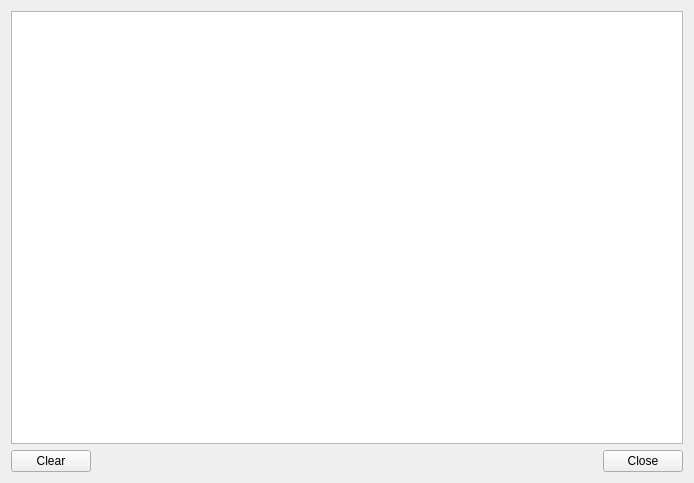
<?xml version="1.0" encoding="UTF-8"?>
<ui version="4.0">
 <class>LogWindow</class>
 <widget class="QWidget" name="logWindow">
  <property name="geometry">
   <rect>
    <x>0</x>
    <y>0</y>
    <width>694</width>
    <height>483</height>
   </rect>
  </property>
  <property name="windowTitle">
   <string>Log Window</string>
  </property>
  <layout class="QVBoxLayout" name="verticalLayout">
   <item>
    <widget class="QPlainTextEdit" name="plainTextEdit">
     <property name="readOnly">
      <bool>true</bool>
     </property>
    </widget>
   </item>
   <item>
    <layout class="QHBoxLayout" name="horizontalLayout">
     <item>
      <widget class="QPushButton" name="pushButtonClear">
       <property name="text">
        <string>Clear</string>
       </property>
      </widget>
     </item>
     <item>
      <spacer name="horizontalSpacer">
       <property name="orientation">
        <enum>Qt::Horizontal</enum>
       </property>
       <property name="sizeHint" stdset="0">
        <size>
         <width>40</width>
         <height>20</height>
        </size>
       </property>
      </spacer>
     </item>
     <item>
      <widget class="QPushButton" name="pushButtonClose">
       <property name="text">
        <string>Close</string>
       </property>
      </widget>
     </item>
    </layout>
   </item>
  </layout>
 </widget>
 <resources/>
 <connections/>
</ui>
